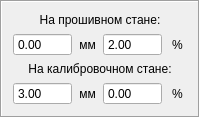
                    <widget class="QFrame" name="frame_with_reduction_a">
                     <property name="enabled">
                      <bool>true</bool>
                     </property>
                     <property name="maximumSize">
                      <size>
                       <width>318</width>
                       <height>108</height>
                      </size>
                     </property>
                     <property name="frameShape">
                      <enum>QFrame::Box</enum>
                     </property>
                     <property name="frameShadow">
                      <enum>QFrame::Sunken</enum>
                     </property>
                     <layout class="QGridLayout" name="gridLayout_7">
                      <item row="0" column="0">
                       <layout class="QGridLayout" name="gridLayout_15" columnstretch="3,1,3,1">
                        <property name="sizeConstraint">
                         <enum>QLayout::SetDefaultConstraint</enum>
                        </property>
                        <item row="1" column="1">
                         <widget class="QLabel" name="label_60">
                          <property name="text">
                           <string>мм</string>
                          </property>
                          <property name="alignment">
                           <set>Qt::AlignCenter</set>
                          </property>
                         </widget>
                        </item>
                        <item row="1" column="0">
                         <widget class="QDoubleSpinBox" name="set_piercing_mm_a">
                          <property name="toolTip">
                           <string>Рекомендуется задавать 3-5 мм</string>
                          </property>
                          <property name="buttonSymbols">
                           <enum>QAbstractSpinBox::NoButtons</enum>
                          </property>
                          <property name="singleStep">
                           <double>0.010000000000000</double>
                          </property>
                         </widget>
                        </item>
                        <item row="3" column="1">
                         <widget class="QLabel" name="label_61">
                          <property name="text">
                           <string>мм</string>
                          </property>
                          <property name="alignment">
                           <set>Qt::AlignCenter</set>
                          </property>
                         </widget>
                        </item>
                        <item row="0" column="0" colspan="4">
                         <widget class="QLabel" name="label_62">
                          <property name="text">
                           <string>На прошивном стане:</string>
                          </property>
                          <property name="alignment">
                           <set>Qt::AlignCenter</set>
                          </property>
                          <property name="textInteractionFlags">
                           <set>Qt::LinksAccessibleByMouse|Qt::TextSelectableByMouse</set>
                          </property>
                         </widget>
                        </item>
                        <item row="2" column="0" colspan="4">
                         <widget class="QLabel" name="label_63">
                          <property name="text">
                           <string>На калибровочном стане:</string>
                          </property>
                          <property name="alignment">
                           <set>Qt::AlignCenter</set>
                          </property>
                         </widget>
                        </item>
                        <item row="1" column="3">
                         <widget class="QLabel" name="label_76">
                          <property name="text">
                           <string>%</string>
                          </property>
                          <property name="alignment">
                           <set>Qt::AlignCenter</set>
                          </property>
                         </widget>
                        </item>
                        <item row="3" column="3">
                         <widget class="QLabel" name="label_79">
                          <property name="text">
                           <string>%</string>
                          </property>
                          <property name="alignment">
                           <set>Qt::AlignCenter</set>
                          </property>
                         </widget>
                        </item>
                        <item row="3" column="0">
                         <widget class="QDoubleSpinBox" name="set_colib_mm_a">
                          <property name="toolTip">
                           <string>Рекомендуется задавать 3-5 мм</string>
                          </property>
                          <property name="buttonSymbols">
                           <enum>QAbstractSpinBox::NoButtons</enum>
                          </property>
                          <property name="singleStep">
                           <double>0.010000000000000</double>
                          </property>
                          <property name="value">
                           <double>3.000000000000000</double>
                          </property>
                         </widget>
                        </item>
                        <item row="1" column="2">
                         <widget class="QDoubleSpinBox" name="set_piercing_percent_a">
                          <property name="toolTip">
                           <string>Не рекомендуется задавать более 4%</string>
                          </property>
                          <property name="buttonSymbols">
                           <enum>QAbstractSpinBox::NoButtons</enum>
                          </property>
                          <property name="singleStep">
                           <double>0.010000000000000</double>
                          </property>
                          <property name="value">
                           <double>2.000000000000000</double>
                          </property>
                         </widget>
                        </item>
                        <item row="3" column="2">
                         <widget class="QDoubleSpinBox" name="set_colib_percent_a">
                          <property name="toolTip">
                           <string>Не рекомендуется задавать более 4%</string>
                          </property>
                          <property name="buttonSymbols">
                           <enum>QAbstractSpinBox::NoButtons</enum>
                          </property>
                          <property name="singleStep">
                           <double>0.010000000000000</double>
                          </property>
                         </widget>
                        </item>
                       </layout>
                      </item>
                     </layout>
                    </widget>
